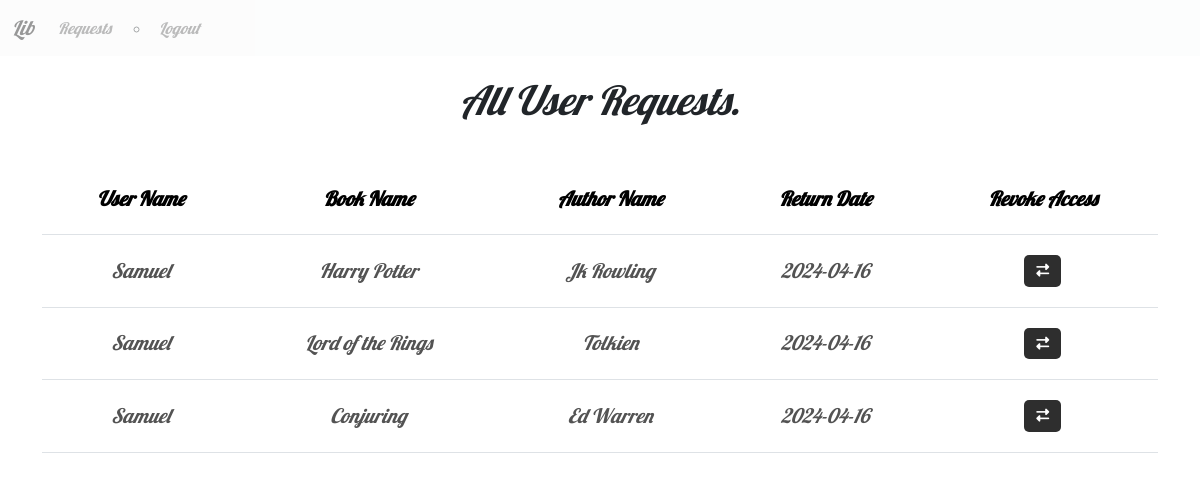
The app's page /requests (signed in), older data.
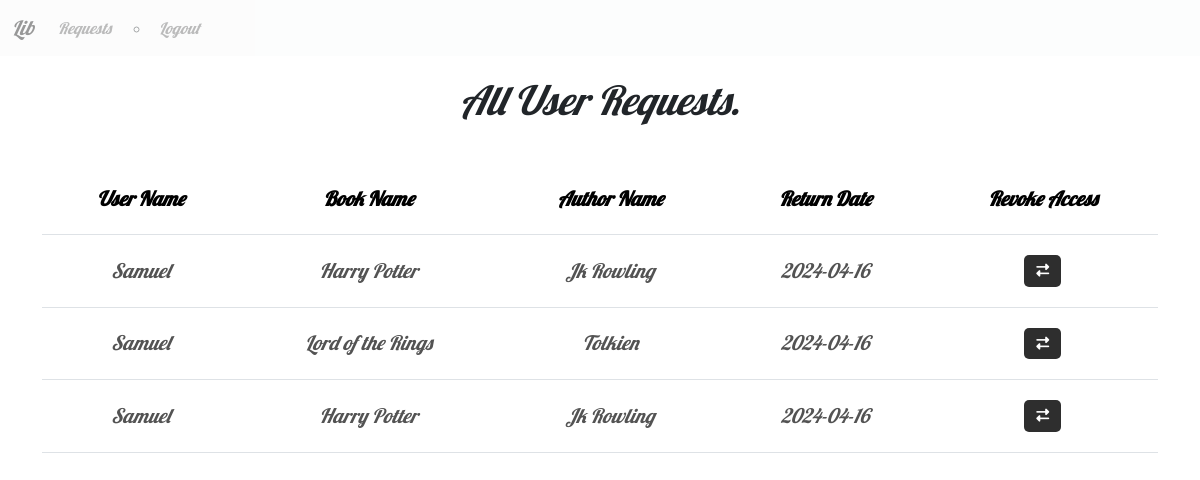
The same page, newer data.
### models.py (models this page shows, shortened)
class Requests(db.Model):
    id = db.Column(db.Integer, primary_key=True)
    book_id = db.Column(db.Integer, db.ForeignKey('book.id'), nullable=False)
    user_id = db.Column(db.Integer, db.ForeignKey('user.id'), nullable=False)
    date_requested = db.Column(db.Date, nullable=False, default=datetime.date.today)
    date_return = db.Column(db.Date, nullable=True, default=datetime.date.today() + datetime.timedelta(days=7))
    revoked = db.Column(db.Boolean, nullable=False, default=False)
    user = db.relationship('User',backref='requests',lazy=True)
    book = db.relationship('Book',backref='requests',lazy=True)

class Book(db.Model):
    id = db.Column(db.Integer,primary_key=True)
    title = db.Column(db.String[64], nullable=False)
    author = db.Column(db.String[64], nullable=False)
    section_id = db.Column(db.Integer, db.ForeignKey('section.id'),nullable=False)

class User(db.Model):
    id = db.Column(db.Integer,primary_key=True)
    username = db.Column(db.String[32],unique=True,nullable=False)
    passhash = db.Column(db.String[512], nullable=False)
    name = db.Column(db.String[64], nullable=True)
    email = db.Column(db.String[64], nullable=True)
    is_admin = db.Column(db.Boolean, nullable=False, default=False)
    @property
    def password(self):
        raise AttributeError('password is not a readable attribute')

### routes.py (the view)
@app.route('/requests')
@admin_required
def requests():
    return render_template('requests.html', requests=Requests.query.all(), user = User.query.get(session['user_id']))

### routes.py (called while the page is built)
def admin_required(func):
    @wraps(func)
    def inner(*args,**kwargs):
        if 'user_id' not in session:
            flash('Please Login.')
            return redirect(url_for('login'))
        user = User.query.get(session['user_id'])
        if not user.is_admin:
            flash('Not Authorized')
            return redirect(url_for('index'))
        return func(*args,**kwargs)
    return inner

### templates/requests.html (shortened to what this page needs)
{% extends 'layout.html' %}
{% block content %}
    <h1>All User Requests.</h1>
    <table class="table">
        <thead>
            <tr>
                <th>User Name</th>
                <th>Book Name</th>
                <th>Author Name</th>
                <th>Return Date</th>
                <th>Revoke Access</th>
            </tr>
        </thead>
        <tbody>
            {% for request in requests %}
                <tr>
                    <td>{{request.user.name}}</td>
                    <td>{{request.book.title}}</td>
                    <td>{{request.book.author}}</td>
                    <td>{{request.date_return}}</td>
                    <td>
                        <form action="{{url_for('return_book', request_id=request.id)}}" method="post" class="return_button">
                            <button type="submit" class="btn btn-danger">
                                <i class="fa-solid fa-right-left"></i>
                            </button>
                        </form>
                    </td>
                </tr>
            {% endfor %}
        </tbody>
    </table>
</div>
{% endblock %}

Row changes from the older to the newer data that the page shows:
changed Requests (number 3 of 3 on the later page): book "Conjuring" → "Harry Potter"; book.author "Ed Warren" → "Jk Rowling"
